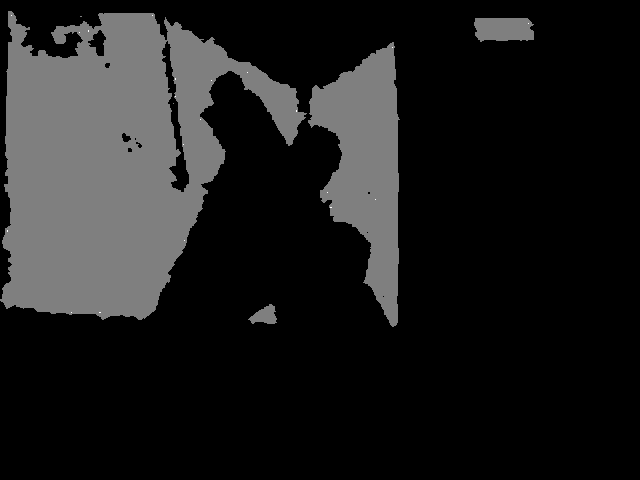
//> input picture pca_rot/frame0000.jpg, 640 x 480 px
$ ./main   (built with g++ and OpenCV 4, older OpenCV classes emulated)
//> lines starting //> are read from the running program, lines starting //| are printed output that depends on the picture
//
//  main.cpp
//  Motion Estimation
//
//  Created by Chaudhary Krishneel on 12/9/13.
//  Copyright (c) 2013 Chaudhary Krishneel. All rights reserved.
//

#include <opencv2/opencv.hpp>
#include <opencv2/opencv_modules.hpp>
#include <opencv2/highgui/highgui.hpp>
#include <opencv2/imgproc/imgproc.hpp>
#include <opencv2/core/core.hpp>
#include <opencv2/video/tracking.hpp>
#include <opencv2/features2d/features2d.hpp>
#include <opencv2/nonfree/features2d.hpp>
#include <opencv2/legacy/legacy.hpp>
#include <opencv2/videostab/videostab.hpp>
#include <opencv2/videostab/global_motion.hpp>
#include <opencv2/videostab/optical_flow.hpp>
#include <opencv2/video/video.hpp>

#include <iostream>

using namespace cv;
using namespace std;
using namespace videostab;

void buildImagePyramid(const Mat &, vector<Mat> &);
void getOpticalFlow(const Mat &, const Mat &,
                    vector<Point2f> &, vector<Point2f> &, vector<uchar> &);
void drawFlowField(Mat &, vector<Point2f> &, vector<Point2f> &);
string float2string(float);

void opticalFlowFromFile();
void computeAffineTransformation(
   const vector<Point2f> &, const vector<Point2f> &);

#define FEATURE_COUNT 500

int main(int argc, const char * argv[]) {

    opticalFlowFromFile();
    return 0;
}


// compute descriptor
// [12 lines left out: function computeKeyPoints, not called in this run]


void opticalFlowFromFile() {

    Mat img1 = imread(
       "frame0000.jpg");
//> img1 is the input picture: 480 rows x 640 cols, CV_8UC3; min 0, max 2, mean 0.234
    Mat img2 = imread(
       "frame0001.jpg");
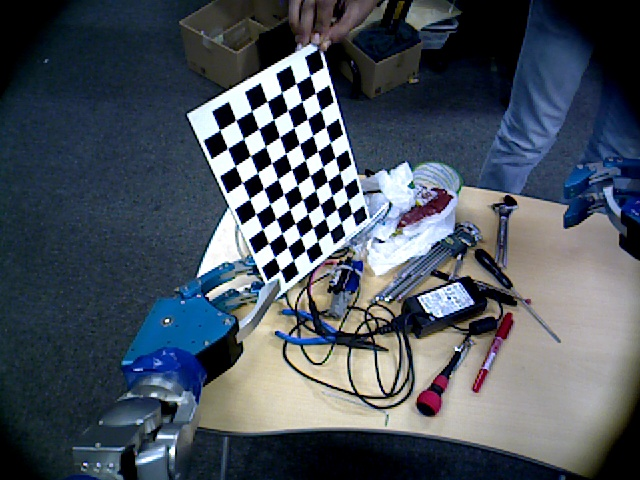
//> input picture hrp2_joints/samples/RARM/head_cam/frame0001.jpg, 640 x 480 px
//> img2 is the input picture: 480 rows x 640 cols, CV_8UC3; mean B, G, R 93.2, 82.8, 74.3

    vector<Point2f> nextPts;
    vector<Point2f> prevPts;
    vector<Point2f> backPts;

    GaussianBlur(img1, img1, Size(1, 1), 1);
    GaussianBlur(img2, img2, Size(1, 1), 1);

    Mat gray, grayPrev;
    cvtColor(img1, grayPrev, CV_BGR2GRAY);
    cvtColor(img2, gray, CV_BGR2GRAY);
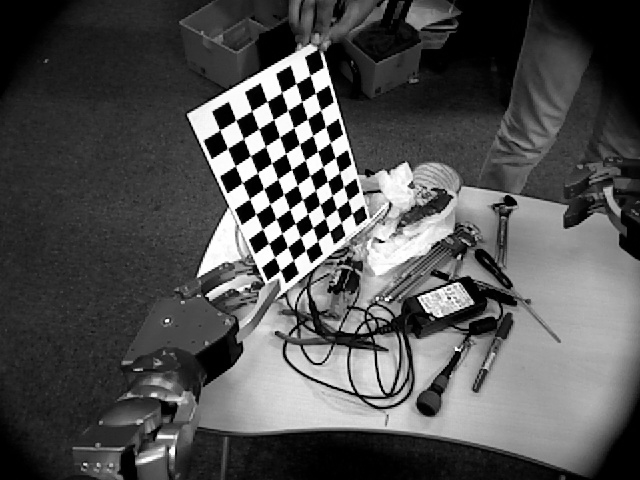
//> gray: 480 rows x 640 cols, CV_8UC1; min 0, max 255, mean 81.4
    // goodFeaturesToTrack(grayPrev, prevPts, FEATURE_COUNT, 0.001,
    // 0.1);
    Ptr<FeatureDetector> detector_h = FeatureDetector::create("FAST");
//> (the run ends here: the program stops with an error, at `Ptr<FeatureDetector> detector_f = FeatureDetector::create("STAR");`)
